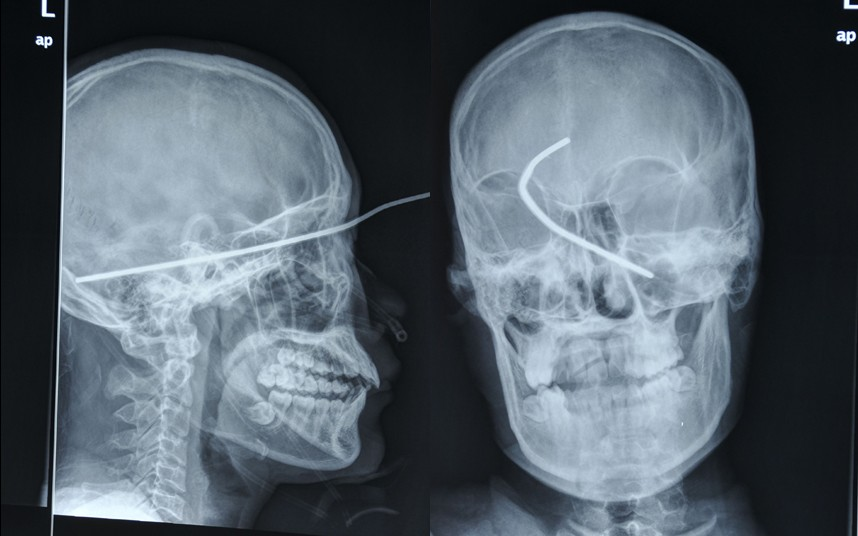
%> input picture xray.jpg, 858 x 536 px
$ octave lab1_zad2_zad4.m   (GNU Octave 9; MATLAB toolbox functions it lacks are replaced by stand-ins)
%> lines starting %> are read from the running program, lines starting %| are printed output that depends on the picture; in (x1, y1, x2, y2) boxes, pixels count from 0 and x2, y2 are one past the last pixel; in counts of white or black regions, pixels touching at a corner belong together; the program's own positions count from 1
clear all;
close all;
clc
image=imread('xray.jpg');
%> image is the input picture: size 536x858x3 uint8; mean R, G, B 85.5, 97, 106.8
%imageGreyscale=im2double(image);
imageGray = rgb2gray(image);

%wektor z poziomami ci阠ia
L = 0.1:0.05:1;
%zliczenie ilo渃i pikseli dla poziomu ci阠ia
for i=1:length(L)
    BW = im2bw(imageGray, L(i));
    counter(i) = sum(BW(:));
    %BW3 = imcomplement(BW);
    counter1(length(L)-(i-1)) = counter(i);
end
%> this loop made 19 passes
%> pass 1, `BW = im2bw(imageGray, L(i));`:
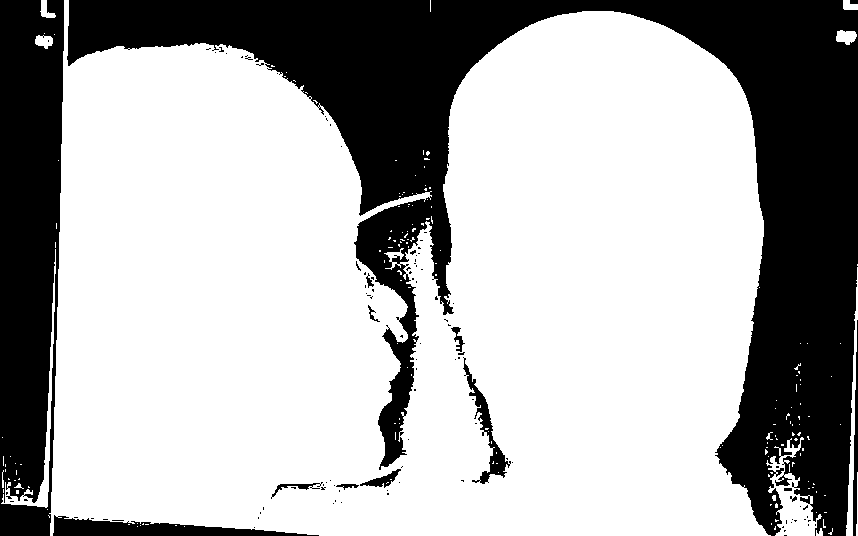
%> BW: size 536x858 logical; 68.3% white; 108 black regions (94 under 20 px), largest, box (x1, y1, x2, y2) and area: (67, 0, 858, 536) 110885, (0, 0, 64, 536) 29407, (53, 515, 319, 536) 2730
%> after the loop, counter = 19 values, max 313891 at index 1, min 0 at index 19, mean 143671.1; counter1 = 19 values from 0 to 313891

    %zrobienie masek i wy渨ietlenie w innym colormap
    mask1 = im2bw(imageGray, 0.3);
%> mask1: size 536x858 logical; 54.6% white; 78 black regions (60 under 20 px), largest, box (x1, y1, x2, y2) and area: (53, 0, 858, 536) 175076, (0, 0, 65, 536) 30994, (56, 329, 72, 468) 1299
    figure
    imshow(mask1, 'Colormap', Jet);
%> (this line was passed over: Jet is not available in this run)
    pause
    mask2 = im2bw(imageGray, 0.6);
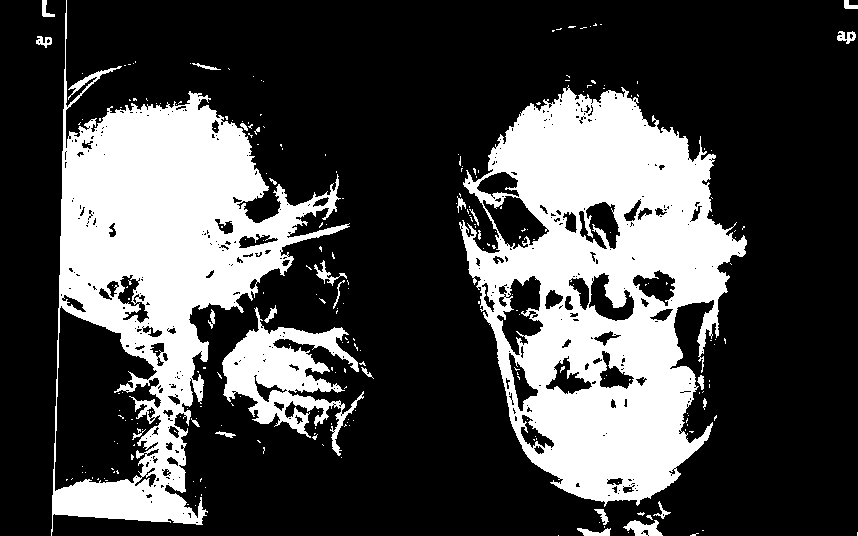
%> mask2: size 536x858 logical; 28.3% white; 256 white regions (228 under 20 px), largest, box (x1, y1, x2, y2) and area: (459, 85, 747, 507) 65835, (51, 0, 350, 536) 53529, (222, 307, 364, 456) 7963
    figure
    imshow(mask2, 'Colormap', Autumn);
%> (this line was passed over: Autumn is not available in this run)
    pause
    mask3 = im2bw(imageGray, 0.8);
%> mask3: size 536x858 logical; 2.8% white; 156 white regions (113 under 20 px), largest, box (x1, y1, x2, y2) and area: (75, 232, 323, 312) 3846, (53, 489, 163, 522) 2247, (520, 138, 653, 278) 1498
    figure
    imshow(mask3, 'Colormap', Copper);
%> (this line was passed over: Copper is not available in this run)
    pause

    %na硂縠nie masek na obraz grayscale
    C1=imageGray.*uint8(mask1);
    figure
    imshow(C1);
    C2=imageGray.*uint8(mask2);
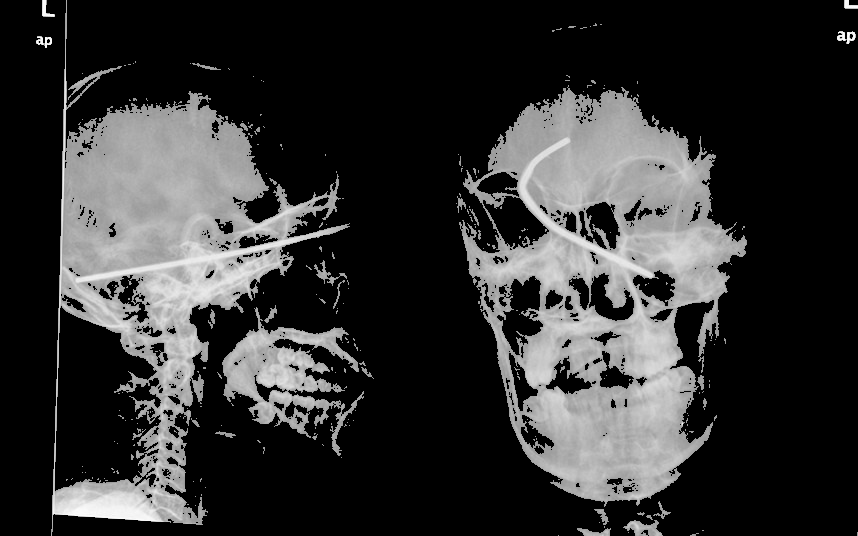
%> C2: size 536x858 uint8; min 0, max 253, mean 50.3
    figure
    imshow(C2);
    C3=imageGray.*uint8(mask3);
    figure
    imshow(C3);
%wy渨ietlenie zale縩o渃i ilo渃i pikseli od poziomu ci阠ia
figure, hold on
plot(L,counter);
plot(L,counter1);
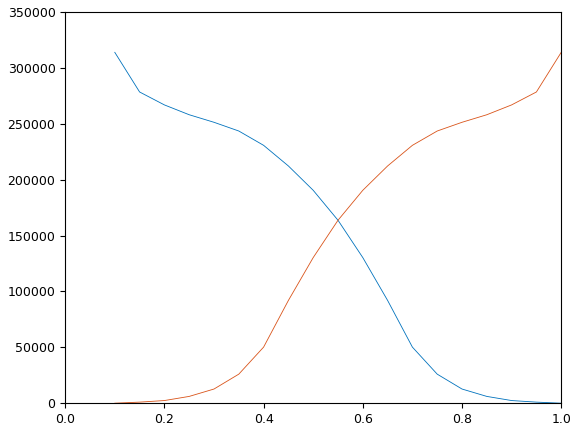
%> figure redrawn from the program's plot data; curve peaks at x = 0.1, y = 313891; curve peaks at x = 1, y = 313891


%----------------------------------------------
%zadanie 4

%finding lines
BWx = edge(imageGray, 'canny');
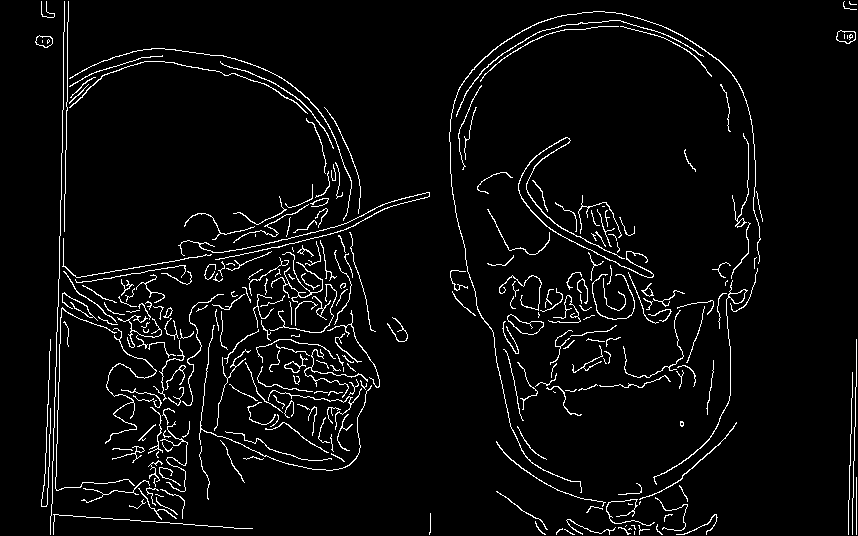
%> BWx: size 536x858 logical; 4.4% white in thin lines or dots
%BWx = edge(mask1, 'canny');
figure
imshow(BWx);
[H, theta, rho] = hough(BWx);
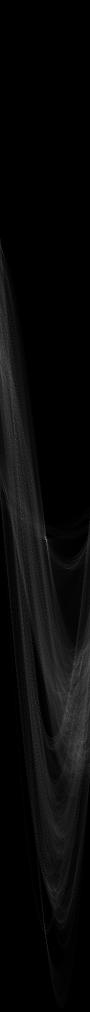
%> H: size 2023x180 double (shown at 1/2 size); min 0, max 275, mean 10; drawn with min black and max white
%> theta = 180 values from -90 to 89; rho = 2023 values from -1011 to 1011
P = houghpeaks(H,5,'threshold',ceil(0.3*max(H(:)))); % 5 lines
%> P = [1076 92; 1053 27; 1424 136; 1298 171; 1314 168]
%if less than 5 px gap between lines - merge, minimum length of the line 8
%px
lines = houghlines(BWx, theta, rho, P, 'FillGap', 5, 'MinLength', 8);
%> lines = 16 lines; longest, point1 to point2 (x, y): (559, 227) to (624, 259), (64, 33) to (64, 87), (62, 154) to (62, 200), (61, 203) to (61, 236), (63, 111) to (63, 144), (57, 445) to (57, 477)

figure
imshow(image), hold on

for k=1:length(lines)
   xy = [lines(k).point1; lines(k).point2];
   plot(xy(:,1),xy(:,2), 'LineWidth',3,'Color','red');
end
%> this loop made 16 passes
%> xy on passes 1 to 12: [57 445; 57 477], [58 411; 58 431], [60 260; 60 279], [61 203; 61 236], [62 154; 62 200], [63 111; 63 144], [64 33; 64 87], [65 2; 65 30], [221 63; 235 69], [264 84; 276 90], [559 227; 624 259], [630 262; 652 273]
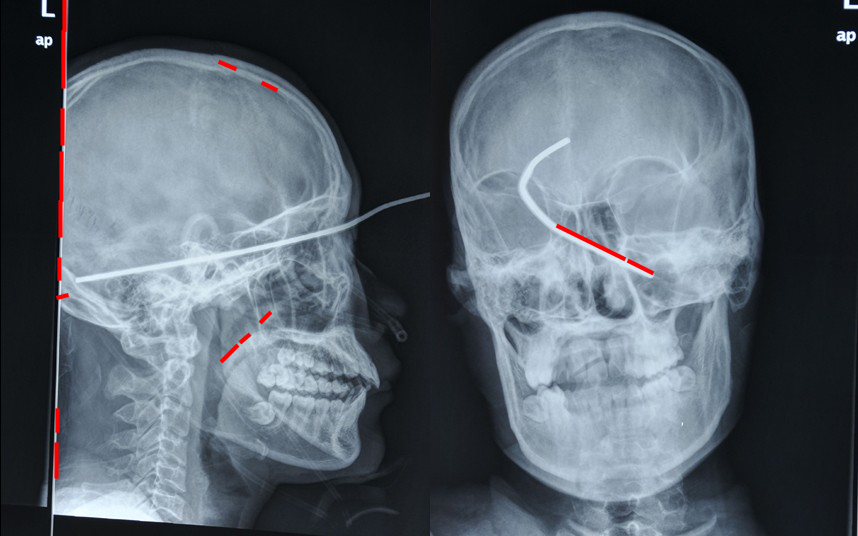
%> figure redrawn from the program's plot data

%znajdowanie k蟪
Rmin = 10;
Rmax = 100;
% [28 lines of commented-out code are left out]

$ run again, with krolik.jpg copied over xray.jpg
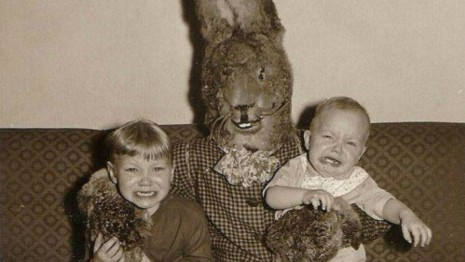
%> input picture krolik.jpg, 465 x 262 px
%> image is the input picture: size 262x465x3 uint8; mean R, G, B 131, 116, 97.7
%> the loop `for i=1:length(L)` made 19 passes
%> pass 1, `BW = im2bw(imageGray, L(i));`:
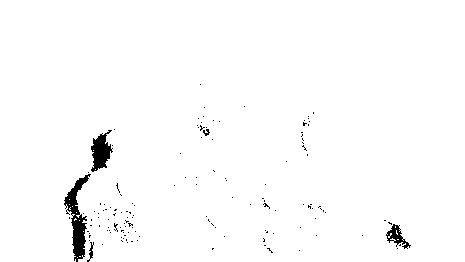
%> BW: size 262x465 logical; 98.4% white; 135 black regions (130 under 20 px), largest, box (x1, y1, x2, y2) and area: (64, 174, 91, 262) 886, (91, 130, 113, 172) 523, (386, 224, 411, 249) 232, (87, 242, 94, 262) 49, (203, 129, 210, 136) 27
%> after the loop `for i=1:length(L)`: counter = 19 values, max 119828 at index 1, min 0 at index 18, mean 49890.7; counter1 = 19 values from 0 to 119828
%> mask1: size 262x465 logical; 65.3% white; 267 black regions (241 under 20 px), largest, box (x1, y1, x2, y2) and area: (0, 0, 281, 262) 26057, (342, 122, 465, 262) 9584, (236, 165, 328, 262) 2831
%> mask2: size 262x465 logical; 41.9% white; 146 white regions (114 under 20 px), largest, box (x1, y1, x2, y2) and area: (0, 0, 192, 129) 23399, (273, 0, 465, 123) 20189, (266, 112, 395, 220) 4368
%> mask3: size 262x465 logical; 0.43% white; 13 white regions (12 under 20 px), largest, box (x1, y1, x2, y2) and area: (302, 172, 367, 196) 491
%> BWx: size 262x465 logical; 7.3% white in thin lines or dots
%> theta = 180 values from -90 to 89; rho = 1067 values from -533 to 533
%> P = [406 1; 363 8; 346 5; 781 136; 432 19]
%> lines = 25 lines; longest, point1 to point2 (x, y): (2, 129) to (90, 129), (99, 253) to (114, 238), (405, 239) to (425, 246), (78, 195) to (97, 196), (311, 211) to (328, 213), (374, 219) to (390, 221)
%> the loop `for k=1:length(lines)` made 25 passes
%> xy on passes 1 to 8: [2 129; 90 129], [250 129; 262 129], [293 129; 303 129], [93 185; 106 186], [139 190; 149 191], [196 197; 206 198], [311 211; 328 213], [333 214; 345 216]
%> after the loop `for k=1:length(lines)`:
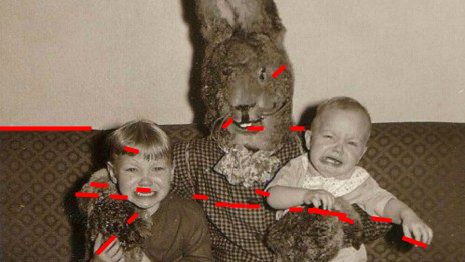
%> figure redrawn from the program's plot data
